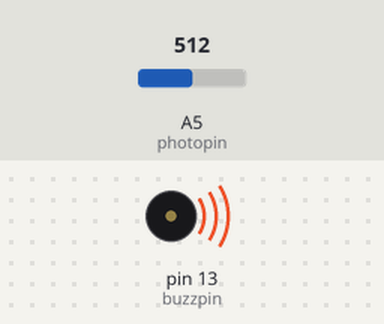
Recording of a sketch running on a simulated Arduino Uno, built with avr-gcc and run on an emulated ATmega328P. On the bench: buzzer (waves = sounding). Inputs (shaded band) come from the test bench; at power-on: A5 (photopin) = 512. What the sketch prints to the serial monitor is not drawn.

Above: at 0.1 s.
Timing chart, 0 to 1.6 s (numbered marks = the images above):
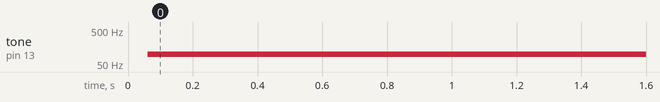

Measured:
- by itself, tone on pin 13 (buzzpin): silent → 97 Hz at 0.06 s

The sketch:

photoresistor_with_passive_buzzer.ino
```cpp
int buzzpin=13;
int photopin=A5;
float toneval;
int photoval;
void setup()
{


  pinMode(photopin,INPUT);
  pinMode(buzzpin,OUTPUT);
  Serial.begin(9600);


}

void loop()
{
photoval=analogRead(photopin);
toneval=(9./901.)*photoval+(649./901.);
Serial.println(photoval);
digitalWrite(buzzpin,HIGH);
delay(toneval);
digitalWrite(buzzpin,LOW);
delay(toneval);

}
```
